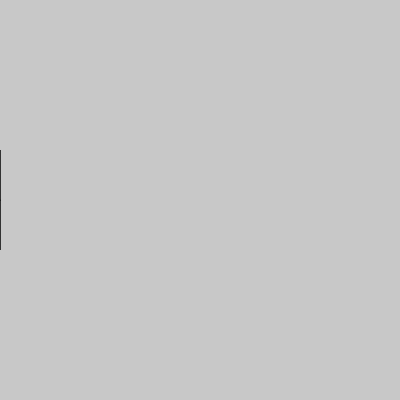
Frame 1 (no input)
Frame 60 (no input): identical to frame 1, image omitted
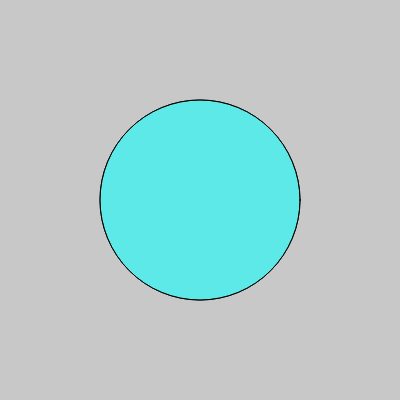
Frame 120 (the mouse pressed at the canvas centre since frame 60)

The p5.js sketch that drew these frames (run headless with seeded random() and noise() and a simulated clock; from frame 60 on, the mouse is pressed at the canvas centre):

// p5.js sketch
// ── sketch.js
function setup() {
  createCanvas(400, 400);
}

function draw() {
 
  background(200);
  //draw a circle at (200,300,200) with diameter of 30
  circle(mouseX,200,mouseY,200);
c = color('hsla(180, 90%, 60%, 0.5)');
fill(c); // Use updated 'c' as fill color
  
 if (mouseIsPressed){
   circle(mouseX,200,mouseY,100);
    }else{
      ellipse(mouseX,200,mouseY,100)
       c=color(100,200,255)
      fill(c) //Use updated 'c' as fill color

    }
}
